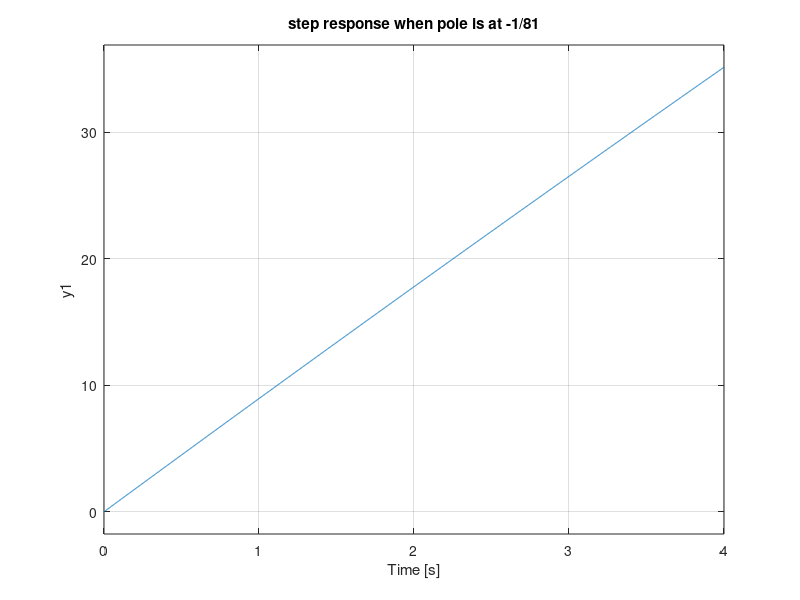

Here is the MATLAB script that generated this plot: (Note: this script raises an error after producing the figure.)
%EFFECT ON TIME RESPONSE WITH POLES$%
% time response when pole is placed at -1/R, %
z1 = [];
p1 = [-1/81];
k =9;
sys1 =zpk(z1,p1,k)
t=[0:0.001:4];
step(sys1,t);
title('step response when pole is at -1/81');
stepinfo(sys1)
figure(2)
% time response when pole is at -R 
 p2 = [-81];
 sys2=zpk(z1,p2,k)
 step(sys2,t);
 stepinfo(sys2)
 title('step response when pole is at -81');
 figure(3)
 %time response when pole is at -5*R 
 p3= [-405];
 sys3=zpk(z1,p3,k)
step(sys3,t)
stepinfo(sys3)
 title('step response when pole is at -405');
 
